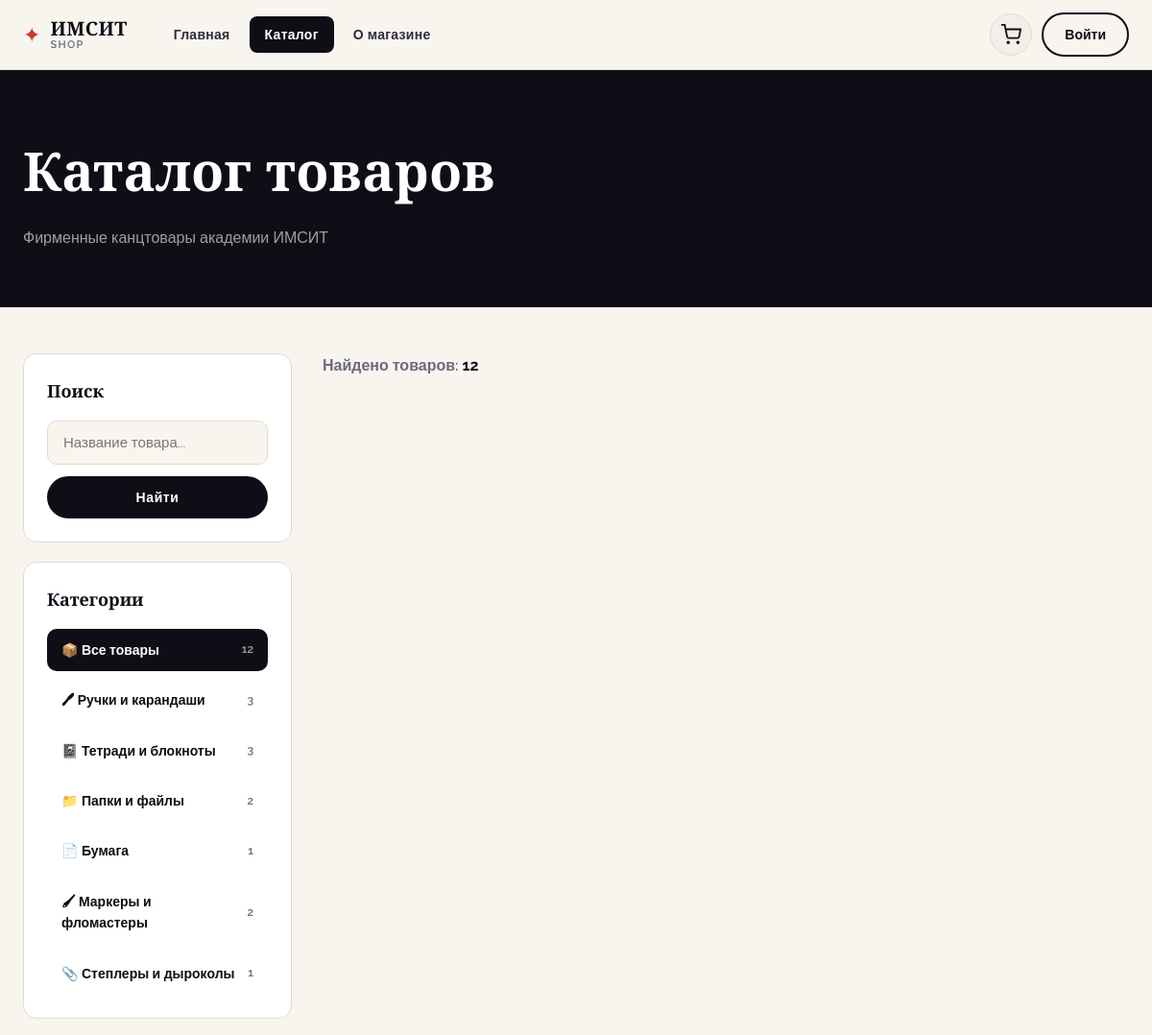
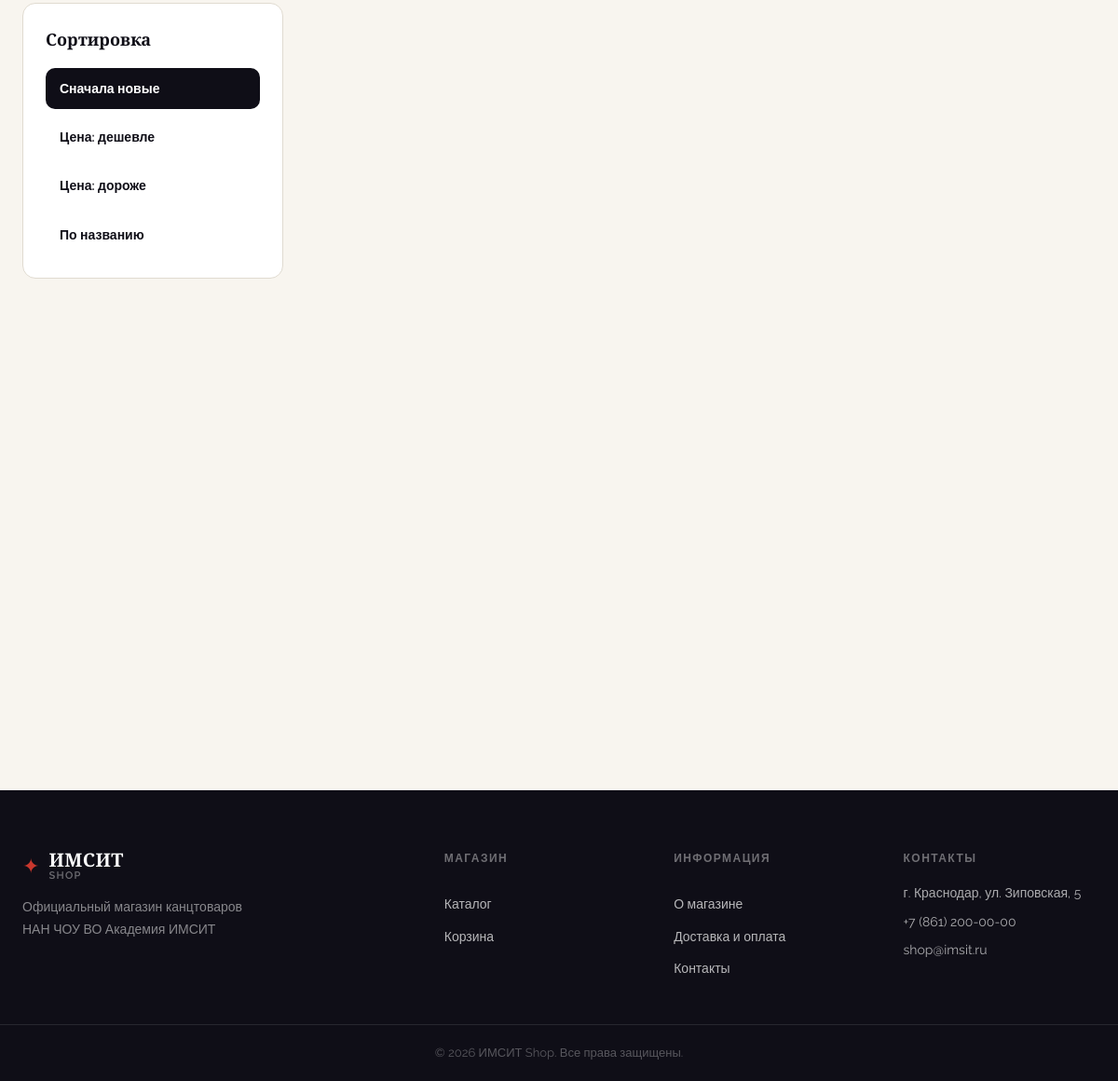
Screenshot of /catalog.php with the database file from the repository (2 pictures, top to bottom).
### tables this page shows
CREATE TABLE categories (
    id INT AUTO_INCREMENT PRIMARY KEY,
    name VARCHAR(100) NOT NULL,
    slug VARCHAR(100) NOT NULL UNIQUE,
    description TEXT,
    image VARCHAR(255),
    created_at TIMESTAMP DEFAULT CURRENT_TIMESTAMP
);

### includes/functions.php (called while the page is built, shortened)
<?php
function isLoggedIn(): bool {
    return isset($_SESSION['user_id']);
}
function e(string $s): string { return htmlspecialchars($s, ENT_QUOTES, 'UTF-8'); }

### catalog.php (the view, shortened to what this page needs)
<?php
require_once __DIR__ . '/includes/functions.php';
$db = getDB();
$catSlug = $_GET['category'] ?? '';
$search  = trim($_GET['q'] ?? '');
$sort    = $_GET['sort'] ?? 'newest';
$page    = max(1, (int)($_GET['page'] ?? 1));
$perPage = 12;
$offset  = ($page - 1) * $perPage;
$where = ["p.is_active = 1"];
$params = [];
$whereStr = implode(' AND ', $where);
$orderBy  = match($sort) {
    'price_asc'  => 'p.price ASC',
    'price_desc' => 'p.price DESC',
    'name'       => 'p.name ASC',
    default      => 'p.id DESC',
};
$countStmt = $db->prepare("SELECT COUNT(*) FROM products p LEFT JOIN categories c ON p.category_id = c.id WHERE $whereStr");
$countStmt->execute($params);
$total = (int)$countStmt->fetchColumn();
$stmt = $db->prepare("
    SELECT p.*, c.name as cat_name, c.slug as cat_slug
    FROM products p
    LEFT JOIN categories c ON p.category_id = c.id
    WHERE $whereStr
    ORDER BY $orderBy
    LIMIT $perPage OFFSET $offset
");
$stmt->execute($params);
$products = $stmt->fetchAll();
$categories = $db->query("
    SELECT c.*, COUNT(p.id) as product_count
    FROM categories c
    LEFT JOIN products p ON p.category_id = c.id AND p.is_active = 1
    GROUP BY c.id
")->fetchAll();
function getCatIcon(string $slug): string {
    return match($slug) {
        'ruchki'   => '🖊', 'tetradi' => '📓', 'papki' => '📁',
        'bumaga'   => '📄', 'markery' => '🖌', 'steplery' => '📎',
        default    => '📦',
    };
}
?>
<!DOCTYPE html>
<html lang="ru">
<head>
<link rel="stylesheet" href="public/css/style.css">
</head>
<body>
<header class="header">
  <div class="header-inner container">
    <a href="index.php" class="logo">
      <span class="logo-icon">✦</span>
      <div class="logo-text"><span class="logo-main">ИМСИТ</span><span class="logo-sub">Shop</span></div>
    </a>
    <nav class="nav">
      <a href="index.php" class="nav-link">Главная</a>
      <a href="catalog.php" class="nav-link active">Каталог</a>
      <a href="about.php" class="nav-link">О магазине</a>
    </nav>
    <div class="header-actions">
      <a href="cart.php" class="btn-icon cart-btn">
        <svg width="22" height="22" viewBox="0 0 24 24" fill="none" stroke="currentColor" stroke-width="2"><circle cx="9" cy="21" r="1"/><circle cx="20" cy="21" r="1"/><path d="M1 1h4l2.68 13.39a2 2 0 0 0 2 1.61h9.72a2 2 0 0 0 2-1.61L23 6H6"/></svg>
      </a>
      <?php if(isLoggedIn()): ?>
        <a href="account.php" class="btn-outline">Кабинет</a>
      <?php else: ?>
        <a href="login.php" class="btn-outline">Войти</a>
      <?php endif; ?>
    </div>
  </div>
</header>
<div class="page-header">
  <div class="container">
    <h1>Каталог товаров</h1>
    <p>Фирменные канцтовары академии ИМСИТ</p>
  </div>
</div>
<div class="container">
  <div class="catalog-layout">
    <aside class="sidebar">
      <div class="sidebar-card">
        <h3>Поиск</h3>
        <form method="GET" action="catalog.php">
          <div class="form-group" style="margin:0">
            <input type="text" name="q" placeholder="Название товара..." value="<?= e($search) ?>">
          </div>
          <button type="submit" class="btn-primary" style="width:100%;justify-content:center;margin-top:12px">Найти</button>
        </form>
      </div>
      <div class="sidebar-card">
        <h3>Категории</h3>
        <div class="filter-list">
          <a href="catalog.php" class="filter-item <?= !$catSlug ? 'active' : '' ?>">
            <span>📦 Все товары</span>
            <span class="filter-count"><?= array_sum(array_column($categories, 'product_count')) ?></span>
          </a>
          <?php foreach($categories as $cat): ?>
          <a href="catalog.php?category=<?= e($cat['slug']) ?>" class="filter-item <?= $catSlug === $cat['slug'] ? 'active' : '' ?>">
            <span><?= getCatIcon($cat['slug']) ?> <?= e($cat['name']) ?></span>
            <span class="filter-count"><?= $cat['product_count'] ?></span>
          </a>
          <?php endforeach; ?>
        </div>
      </div>
      <div class="sidebar-card">
        <h3>Сортировка</h3>
        <div class="filter-list">
          <?php
          $sorts = ['newest'=>'Сначала новые','price_asc'=>'Цена: дешевле','price_desc'=>'Цена: дороже','name'=>'По названию'];
          foreach($sorts as $key=>$label):
            $url = '?' . http_build_query(array_merge($_GET, ['sort'=>$key]));
          ?>
          <a href="<?= $url ?>" class="filter-item <?= $sort===$key?'active':'' ?>">
            <?= $label ?>
          </a>
          <?php endforeach; ?>
        </div>
      </div>
    </aside>
    <main>
      <div style="display:flex;align-items:center;justify-content:space-between;margin-bottom:24px">
        <p style="font-weight:600;color:var(--ink-muted)">Найдено товаров: <strong style="color:var(--ink)"><?= $total ?></strong></p>
      </div>
      <?php if(empty($products)): ?>
      <div style="text-align:center;padding:80px 0">
        <div style="font-size:64px;margin-bottom:16px">🔍</div>
        <h3 style="font-family:'Playfair Display',serif;font-size:24px;margin-bottom:8px">Ничего не найдено</h3>
        <p style="color:var(--ink-muted)">Попробуйте другой запрос или категорию</p>
        <a href="catalog.php" class="btn-primary" style="margin-top:20px;display:inline-flex">Все товары</a>
      </div>
      <?php else: ?>
      <div class="products-grid">
      </div>
      <?php endif; ?>
    </main>
  </div>
</div>
<footer class="footer">
  <div class="container footer-inner">
    <div class="footer-brand">
      <a href="index.php" class="logo">
        <span class="logo-icon">✦</span>
        <div class="logo-text">
          <span class="logo-main">ИМСИТ</span>
          <span class="logo-sub">Shop</span>
        </div>
      </a>
      <p>Официальный магазин канцтоваров<br>НАН ЧОУ ВО Академия ИМСИТ</p>
    </div>
    <div class="footer-links">
      <h4>Магазин</h4>
      <a href="catalog.php">Каталог</a>
      <a href="cart.php">Корзина</a>
    </div>
    <div class="footer-links">
      <h4>Информация</h4>
      <a href="about.php">О магазине</a>
      <a href="delivery.php">Доставка и оплата</a>
      <a href="contacts.php">Контакты</a>
    </div>
    <div class="footer-contact">
      <h4>Контакты</h4>
      <p>г. Краснодар, ул. Зиповская, 5</p>
      <p>+7 (861) 200-00-00</p>
      <p>shop@imsit.ru</p>
    </div>
  </div>
  <div class="footer-bottom">
    <p>© <?= date('Y') ?> ИМСИТ Shop. Все права защищены.</p>
  </div>
</footer>
</body>
</html>

### rows the page displays
categories: slug "🖊", name "Ручки и карандаши", product_count "3"
categories: slug "📓", name "Тетради и блокноты", product_count "3"
categories: slug "📁", name "Папки и файлы", product_count "2"
categories: slug "📄", name "Бумага", product_count "1"
categories: slug "🖌", name "Маркеры и фломастеры", product_count "2"
categories: slug "📎", name "Степлеры и дыроколы", product_count "1"

### other values shown
array_sum(array_column($categories, 'product_count')) "12"
$label "Сначала новые"
$label "Цена: дешевле"
$label "Цена: дороже"
$label "По названию"
$total "12"
